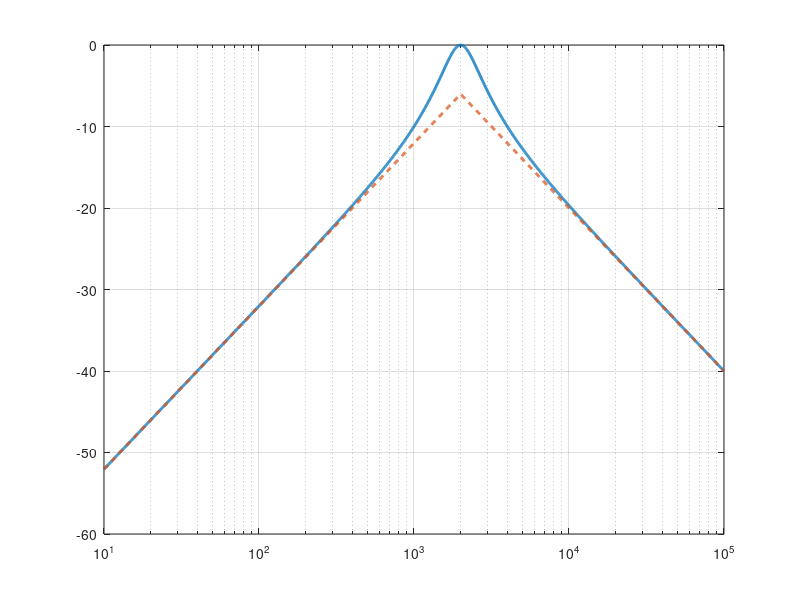

MATLAB code for this plot: (Note: this script raises an error after producing the figure.)
clc;
clear;
close all;

% Função de transferência:
% H(s) = 1000*s / (s^2 + 1000*s + 4000000)

% Vetor de frequências em rad/s
w = logspace(1, 5, 2000); % de 10 até 100000 rad/s

% Resposta em frequência H(jw)
s = 1j*w;
H = 1000*s ./ (s.^2 + 1000*s + 4000000);

% Módulo em dB
mag_dB = 20*log10(abs(H));

% Dados do sistema
w0 = 2000;   % rad/s
beta = 1000; % rad/s

% Assíntotas do ganho
% Para w << w0:
% |H(jw)| ≈ 1000*w/4000000 = w/4000
%
% Para w >> w0:
% |H(jw)| ≈ 1000/w

mag_asym = zeros(size(w));

for k = 1:length(w)
    if w(k) <= w0
        mag_asym(k) = w(k)/4000;
    else
        mag_asym(k) = 1000/w(k);
    end
end

mag_asym_dB = 20*log10(mag_asym);

% Plot
figure;
semilogx(w, mag_dB, 'LineWidth', 2);
hold on;
semilogx(w, mag_asym_dB, '--', 'LineWidth', 2);
grid on;

xline(w0, ':', '\omega_0 = 2000 rad/s', 'LineWidth', 1.5);

xlabel('\omega (rad/s)');
ylabel('Ganho (dB)');
title('Diagrama de Bode - ganho');
legend('Ganho real', 'Assíntotas do ganho', 'Location', 'best');

ylim([-60 10]);
